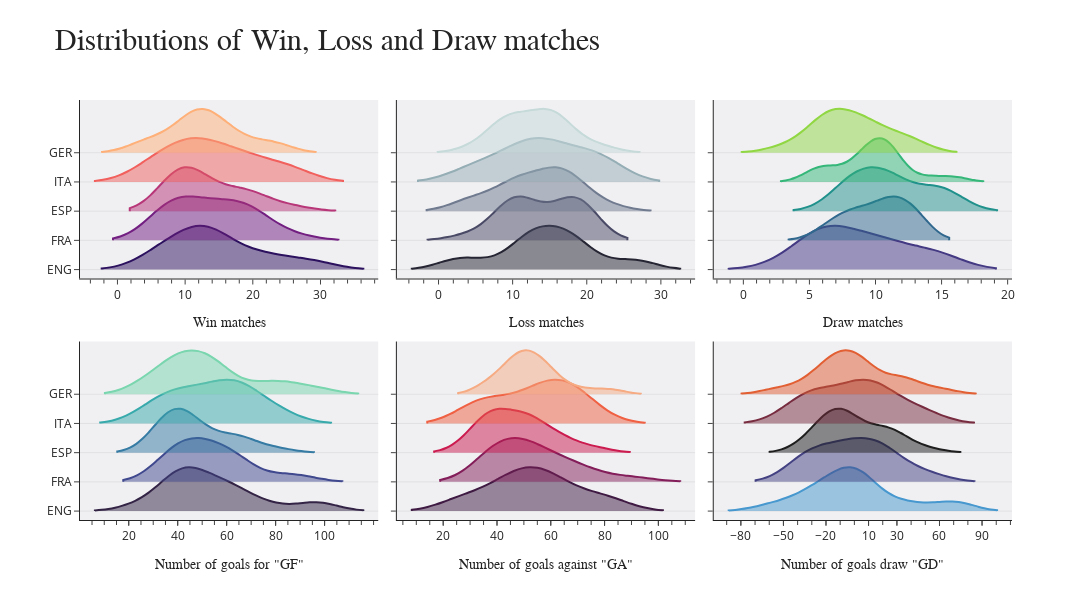

Source (notebook cell):
### Code cell
#Ploteamos

fig = make_subplots(rows=2, cols=3, shared_yaxes=True, horizontal_spacing=0.02)
for c, i in zip(countries, color):
    fig.append_trace(go.Violin(x=list(dist[dist["Country"]==c]["W"]), 
                        line_color=i,
                       name=c,
                        ), row=1, col=1)
for c, i in zip(countries, color1):
    fig.append_trace(go.Violin(x=list(dist[dist["Country"]==c]["L"]), 
                        line_color=i,
                       name=c,
                        ), row=1, col=2)
for c, i in zip(countries, color2):
    fig.append_trace(go.Violin(x=list(dist[dist["Country"]==c]["D"]), 
                        line_color=i,
                       name=c,
                        ), row=1, col=3)
for c, i in zip(countries, color3):
    fig.append_trace(go.Violin(x=list(dist[dist["Country"]==c]["GF"]),
                              line_color=i,
                              name=c), row=2, col=1)
for c, i in zip(countries, color4):
    fig.append_trace(go.Violin(x=list(dist[dist["Country"]==c]["GA"]),
                              line_color=i,
                              name=c), row=2, col=2)
for c, i in zip(countries, color5):
    fig.append_trace(go.Violin(x=list(dist[dist["Country"]==c]["GD"]),
                              line_color=i,
                              name=c), row=2, col=3)
fig.update_traces(orientation='h', side='positive', points=False, width=3)

fig.update_layout(
    height=600,
    width=1200,
    template='simple_white', 
    showlegend=False,
    xaxis1=dict(title='Win matches', titlefont_size=14, titlefont_family='Arial', 
                minor=dict(nticks=5, showgrid=False, ticklen=4, tickmode='auto')),
    xaxis2=dict(title="Loss matches", titlefont_size=14, titlefont_family='Arial',
               minor=dict(nticks=5, showgrid=False, ticklen=4, tickmode='auto')),
    xaxis3=dict(title='Draw matches', titlefont_size=14, titlefont_family='Arial',
               minor=dict(nticks=5, showgrid=False, ticklen=4, tickmode='auto')),
    xaxis4=dict(title='Number of goals for "GF"', titlefont_size=14, titlefont_family='Arial',
                tickvals=[0, 20, 40, 60, 80, 100],
                minor=dict(showgrid=False, ticklen=4)),
    xaxis5=dict(title='Number of goals against "GA"', titlefont_size=14, titlefont_family='Arial', 
                tickvals=[i*20 for i in range(6)],
               minor=dict(nticks=5, showgrid=False, ticklen=4)),
    xaxis6=dict(title='Number of goals draw "GD"', titlefont_size=14, titlefont_family='Arial',
                tickvals=[-80, -50, -20, 10, 30, 60, 90],
               minor=dict(showgrid=False, ticklen=4)),
    title=dict(text='Distributions of Win, Loss and Draw matches', font_size=30, font_family='Impact'),
    yaxis=dict(showgrid=True),
    yaxis1=dict(showgrid=True, gridcolor='grey', gridwidth=0.15),
    yaxis2=dict(showgrid=True, gridcolor='grey', gridwidth=0.15),
    yaxis3=dict(showgrid=True, gridcolor='grey', gridwidth=0.15),
    yaxis4=dict(showgrid=True, gridcolor='grey', gridwidth=0.15),
    yaxis5=dict(showgrid=True, gridcolor='grey', gridwidth=0.15),
    yaxis6=dict(showgrid=True, gridcolor='grey', gridwidth=0.15), 
    plot_bgcolor = get_color('light:b', len(countries))[0],)

### Figure 1 — Plotly figure (JSON) as saved in the notebook; plotly's stock layout.template omitted (floating-point values rounded to 4 significant figures)
{"data": [{"line": {"color": "#2c115f"}, "name": "ENG", "orientation": "h", "points": false, "side": "positive", "type": "violin", "width": 3, "x": [29, 28, 21, 22, 22, 16, 16, 14, 12, 15, 13, 11, 13, 13, 9, 11, 9, 7, 6, 5], "xaxis": "x", "yaxis": "y"}, {"line": {"color": "#721f81"}, "name": "FRA", "orientation": "h", "points": false, "side": "positive", "type": "violin", "width": 3, "x": [26, 21, 20, 20, 20, 17, 17, 17, 15, 14, 13, 11, 12, 10, 9, 8, 9, 7, 6, 6], "xaxis": "x", "yaxis": "y"}, {"line": {"color": "#b73779"}, "name": "ESP", "orientation": "h", "points": false, "side": "positive", "type": "violin", "width": 3, "x": [26, 21, 21, 18, 19, 17, 16, 14, 11, 12, 12, 11, 11, 10, 8, 8, 10, 8, 8, 8], "xaxis": "x", "yaxis": "y"}, {"line": {"color": "#f1605d"}, "name": "ITA", "orientation": "h", "points": false, "side": "positive", "type": "violin", "width": 3, "x": [26, 25, 24, 20, 18, 18, 19, 16, 14, 13, 13, 11, 12, 10, 10, 10, 7, 6, 4, 6], "xaxis": "x", "yaxis": "y"}, {"line": {"color": "#feb078"}, "name": "GER", "orientation": "h", "points": false, "side": "positive", "type": "violin", "width": 3, "x": [24, 22, 19, 17, 16, 15, 14, 13, 13, 12, 10, 12, 12, 10, 7, 9, 5, 3], "xaxis": "x", "yaxis": "y"}, {"line": {"color": "#252533"}, "name": "ENG", "orientation": "h", "points": false, "side": "positive", "type": "violin", "width": 3, "x": [3, 2, 6, 11, 13, 12, 14, 14, 11, 17, 15, 12, 18, 19, 16, 21, 18, 17, 27, 26], "xaxis": "x2", "yaxis": "y2"}, {"line": {"color": "#4a4a67"}, "name": "FRA", "orientation": "h", "points": false, "side": "positive", "type": "violin", "width": 3, "x": [4, 9, 9, 12, 11, 9, 10, 10, 13, 11, 16, 14, 19, 17, 18, 18, 20, 20, 19, 19], "xaxis": "x2", "yaxis": "y2"}, {"line": {"color": "#707b90"}, "name": "ESP", "orientation": "h", "points": false, "side": "positive", "type": "violin", "width": 3, "x": [4, 7, 9, 4, 11, 10, 11, 11, 12, 15, 16, 18, 18, 16, 15, 15, 19, 16, 19, 23], "xaxis": "x2", "yaxis": "y2"}, {"line": {"color": "#95aeb5"}, "name": "ITA", "orientation": "h", "points": false, "side": "positive", "type": "violin", "width": 3, "x": [4, 4, 7, 8, 10, 11, 14, 11, 13, 14, 14, 13, 16, 17, 22, 22, 21, 20, 18, 23], "xaxis": "x2", "yaxis": "y2"}, {"line": {"color": "#c6dada"}, "name": "GER", "orientation": "h", "points": false, "side": "positive", "type": "violin", "width": 3, "x": [5, 9, 8, 10, 9, 9, 10, 14, 14, 13, 12, 16, 16, 16, 15, 19, 16, 22], "xaxis": "x2", "yaxis": "y2"}, {"line": {"color": "#443983"}, "name": "ENG", "orientation": "h", "points": false, "side": "positive", "type": "violin", "width": 3, "x": [6, 8, 11, 5, 3, 10, 8, 10, 15, 6, 10, 15, 7, 6, 13, 6, 11, 14, 5, 7], "xaxis": "x3", "yaxis": "y3"}, {"line": {"color": "#31688e"}, "name": "FRA", "orientation": "h", "points": false, "side": "positive", "type": "violin", "width": 3, "x": [8, 8, 9, 6, 7, 12, 11, 11, 10, 13, 9, 13, 7, 11, 11, 12, 9, 11, 13, 13], "xaxis": "x3", "yaxis": "y3"}, {"line": {"color": "#21918c"}, "name": "ESP", "orientation": "h", "points": false, "side": "positive", "type": "violin", "width": 3, "x": [8, 10, 8, 16, 8, 11, 11, 13, 15, 11, 10, 9, 9, 12, 15, 15, 9, 14, 11, 7], "xaxis": "x3", "yaxis": "y3"}, {"line": {"color": "#35b779"}, "name": "ITA", "orientation": "h", "points": false, "side": "positive", "type": "violin", "width": 3, "x": [8, 9, 7, 10, 10, 9, 5, 11, 11, 11, 11, 14, 10, 11, 6, 6, 10, 12, 16, 9], "xaxis": "x3", "yaxis": "y3"}, {"line": {"color": "#90d743"}, "name": "GER", "orientation": "h", "points": false, "side": "positive", "type": "violin", "width": 3, "x": [5, 3, 7, 7, 9, 10, 10, 7, 7, 9, 12, 6, 6, 8, 12, 6, 13, 9], "xaxis": "x3", "yaxis": "y3"}, {"line": {"color": "#332345"}, "name": "ENG", "orientation": "h", "points": false, "side": "positive", "type": "violin", "width": 3, "x": [99, 94, 76, 69, 61, 57, 60, 62, 42, 38, 44, 50, 48, 52, 43, 43, 42, 34, 34, 23], "xaxis": "x4", "yaxis": "y4"}, {"line": {"color": "#40498e"}, "name": "FRA", "orientation": "h", "points": false, "side": "positive", "type": "violin", "width": 3, "x": [90, 63, 65, 82, 52, 60, 62, 66, 55, 48, 49, 43, 49, 44, 37, 35, 38, 42, 35, 52], "xaxis": "x4", "yaxis": "y4"}, {"line": {"color": "#357ba3"}, "name": "ESP", "orientation": "h", "points": false, "side": "positive", "type": "violin", "width": 3, "x": [80, 68, 65, 53, 62, 40, 63, 43, 48, 37, 43, 39, 40, 40, 33, 35, 36, 44, 51, 31], "xaxis": "x4", "yaxis": "y4"}, {"line": {"color": "#38aaac"}, "name": "ITA", "orientation": "h", "points": false, "side": "positive", "type": "violin", "width": 3, "x": [69, 84, 74, 57, 77, 59, 59, 65, 65, 46, 64, 61, 44, 50, 46, 41, 33, 34, 27, 34], "xaxis": "x4", "yaxis": "y4"}, {"line": {"color": "#79d6ae"}, "name": "GER", "orientation": "h", "points": false, "side": "positive", "type": "violin", "width": 3, "x": [97, 85, 80, 72, 50, 58, 52, 50, 58, 54, 45, 43, 38, 39, 41, 37, 27, 28], "xaxis": "x4", "yaxis": "y4"}, {"line": {"color": "#3f1b43"}, "name": "ENG", "orientation": "h", "points": false, "side": "positive", "type": "violin", "width": 3, "x": [26, 26, 33, 40, 48, 57, 51, 59, 44, 43, 62, 46, 56, 54, 67, 66, 79, 53, 77, 84], "xaxis": "x5", "yaxis": "y5"}, {"line": {"color": "#841e5a"}, "name": "FRA", "orientation": "h", "points": false, "side": "positive", "type": "violin", "width": 3, "x": [36, 38, 40, 40, 36, 43, 48, 51, 48, 48, 57, 44, 61, 55, 53, 63, 69, 77, 69, 91], "xaxis": "x5", "yaxis": "y5"}, {"line": {"color": "#cb1b4f"}, "name": "ESP", "orientation": "h", "points": false, "side": "positive", "type": "violin", "width": 3, "x": [31, 38, 43, 30, 40, 37, 37, 36, 53, 51, 43, 50, 52, 53, 41, 51, 63, 61, 76, 65], "xaxis": "x5", "yaxis": "y5"}, {"line": {"color": "#f06043"}, "name": "ITA", "orientation": "h", "points": false, "side": "positive", "type": "violin", "width": 3, "x": [31, 32, 31, 37, 58, 43, 51, 48, 59, 41, 66, 58, 55, 70, 63, 71, 78, 68, 60, 69], "xaxis": "x5", "yaxis": "y5"}, {"line": {"color": "#f6ab83"}, "name": "GER", "orientation": "h", "points": false, "side": "positive", "type": "violin", "width": 3, "x": [37, 52, 47, 37, 44, 46, 49, 45, 60, 61, 49, 54, 52, 56, 59, 71, 53, 82], "xaxis": "x5", "yaxis": "y5"}, {"line": {"color": "#4798ce"}, "name": "ENG", "orientation": "h", "points": false, "side": "positive", "type": "violin", "width": 3, "x": [73, 68, 43, 29, 13, 0, 9, 3, -2, -5, -18, 4, -8, -2, -24, -23, -37, -19, -43, -61], "xaxis": "x6", "yaxis": "y6"}, {"line": {"color": "#444282"}, "name": "FRA", "orientation": "h", "points": false, "side": "positive", "type": "violin", "width": 3, "x": [54, 25, 25, 42, 16, 17, 14, 15, 7, 0, -8, -1, -12, -11, -16, -28, -31, -35, -34, -39], "xaxis": "x6", "yaxis": "y6"}, {"line": {"color": "#1f1e1e"}, "name": "ESP", "orientation": "h", "points": false, "side": "positive", "type": "violin", "width": 3, "x": [49, 30, 22, 23, 22, 3, 26, 7, -5, -14, 0, -11, -12, -13, -8, -16, -27, -17, -25, -34], "xaxis": "x6", "yaxis": "y6"}, {"line": {"color": "#782c3f"}, "name": "ITA", "orientation": "h", "points": false, "side": "positive", "type": "violin", "width": 3, "x": [38, 52, 43, 20, 19, 16, 8, 17, 6, 5, -2, 3, -11, -20, -17, -30, -45, -34, -33, -35], "xaxis": "x6", "yaxis": "y6"}, {"line": {"color": "#e25f33"}, "name": "GER", "orientation": "h", "points": false, "side": "positive", "type": "violin", "width": 3, "x": [60, 33, 33, 35, 6, 12, 3, 5, -2, -7, -4, -11, -14, -17, -18, -34, -26, -54], "xaxis": "x6", "yaxis": "y6"}], "layout": {"height": 600, "plot_bgcolor": "#f0f0f3", "showlegend": false, "title": {"font": {"family": "Impact", "size": 30}, "text": "Distributions of Win, Loss and Draw matches"}, "width": 1200, "xaxis": {"anchor": "y", "domain": [0, 0.32], "minor": {"nticks": 5, "showgrid": false, "ticklen": 4, "tickmode": "auto"}, "title": {"font": {"family": "Arial", "size": 14}, "text": "Win matches"}}, "xaxis2": {"anchor": "y2", "domain": [0.34, 0.66], "minor": {"nticks": 5, "showgrid": false, "ticklen": 4, "tickmode": "auto"}, "title": {"font": {"family": "Arial", "size": 14}, "text": "Loss matches"}}, "xaxis3": {"anchor": "y3", "domain": [0.68, 1], "minor": {"nticks": 5, "showgrid": false, "ticklen": 4, "tickmode": "auto"}, "title": {"font": {"family": "Arial", "size": 14}, "text": "Draw matches"}}, "xaxis4": {"anchor": "y4", "domain": [0, 0.32], "minor": {"showgrid": false, "ticklen": 4}, "tickvals": [0, 20, 40, 60, 80, 100], "title": {"font": {"family": "Arial", "size": 14}, "text": "Number of goals for \"GF\""}}, "xaxis5": {"anchor": "y5", "domain": [0.34, 0.66], "minor": {"nticks": 5, "showgrid": false, "ticklen": 4}, "tickvals": [0, 20, 40, 60, 80, 100], "title": {"font": {"family": "Arial", "size": 14}, "text": "Number of goals against \"GA\""}}, "xaxis6": {"anchor": "y6", "domain": [0.68, 1], "minor": {"showgrid": false, "ticklen": 4}, "tickvals": [-80, -50, -20, 10, 30, 60, 90], "title": {"font": {"family": "Arial", "size": 14}, "text": "Number of goals draw \"GD\""}}, "yaxis": {"anchor": "x", "domain": [0.575, 1], "gridcolor": "grey", "gridwidth": 0.15, "showgrid": true}, "yaxis2": {"anchor": "x2", "domain": [0.575, 1], "gridcolor": "grey", "gridwidth": 0.15, "matches": "y", "showgrid": true, "showticklabels": false}, "yaxis3": {"anchor": "x3", "domain": [0.575, 1], "gridcolor": "grey", "gridwidth": 0.15, "matches": "y", "showgrid": true, "showticklabels": false}, "yaxis4": {"anchor": "x4", "domain": [0, 0.425], "gridcolor": "grey", "gridwidth": 0.15, "showgrid": true}, "yaxis5": {"anchor": "x5", "domain": [0, 0.425], "gridcolor": "grey", "gridwidth": 0.15, "matches": "y4", "showgrid": true, "showticklabels": false}, "yaxis6": {"anchor": "x6", "domain": [0, 0.425], "gridcolor": "grey", "gridwidth": 0.15, "matches": "y4", "showgrid": true, "showticklabels": false}}}
